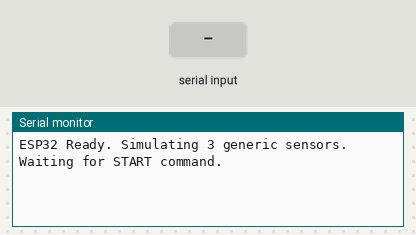
The sketch below on a simulated ESP32. On the bench: the last lines printed to the serial monitor. Inputs (shaded band) come from the test bench. Random numbers use the default seed unless the sketch sets one.

Above: at 1.2 s.
1.3 s: "START\n" received over Serial
At 1.8 s:
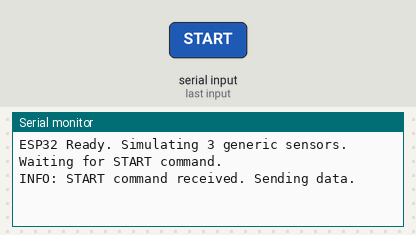
2.8 s: "STOP\n" received over Serial
At 4.1 s:
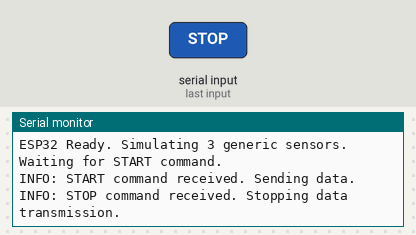

The sketch:

esp32_3sensor.ino
```cpp
bool shouldSendData = false;
unsigned long previousDataSendMillis = 0;
const long dataSendInterval = 5000;

void setup() {
  Serial.begin(115200);
  Serial.println("ESP32 Ready. Simulating 3 generic sensors. Waiting for START command.");
}

void loop() {
  if (Serial.available() > 0) {
    String command = Serial.readStringUntil('\n');
    command.trim();

    if (command.equalsIgnoreCase("START")) {
      shouldSendData = true;
      previousDataSendMillis = millis();
      Serial.println("INFO: START command received. Sending data.");
    } else if (command.equalsIgnoreCase("STOP")) {
      shouldSendData = false;
      Serial.println("INFO: STOP command received. Stopping data transmission.");
    }
  }

  if (shouldSendData) {
    unsigned long currentMillis = millis();
    if (currentMillis - previousDataSendMillis >= dataSendInterval) {
      previousDataSendMillis = currentMillis;


      float sensor1_value = random(0, 1001) / 10.0;
      float sensor2_value = random(500, 1501) / 10.0;
      float sensor3_value = (random(-200, 201)) / 10.0;

      Serial.print(sensor1_value, 1);
      Serial.print(",");
      Serial.print(sensor2_value, 1);
      Serial.print(",");
      Serial.println(sensor3_value, 1);
    }
  }
}
```

Measured:
- after the input at 1.3 s, the serial monitor: prints a new line at once (image 1)
- after the input at 2.8 s, the serial monitor: prints a new line at once (image 2)
